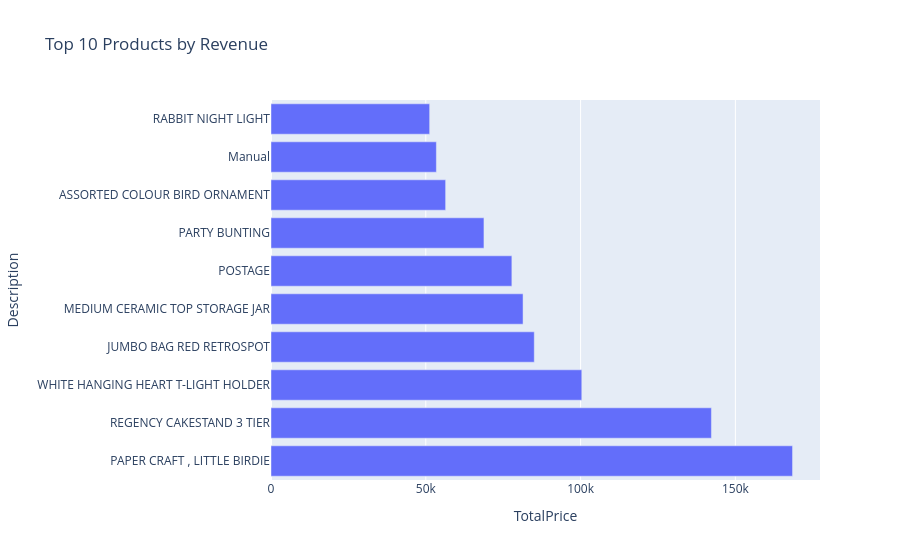

Write notebook code for a chart like this one.
### Code cell
fig = px.bar(
    top_products.head(10).reset_index(),
    x='TotalPrice',
    y='Description',
    orientation='h',
    title='Top 10 Products by Revenue'
)

fig.show() # Plot the top 10 products by revenue using an interactive horizontal bar chart for better visualization of product performance

### Figure 1 — Plotly figure (JSON) as saved in the notebook; plotly's stock layout.template omitted (floating-point values rounded to 4 significant figures)
{"data": [{"hovertemplate": "TotalPrice=%{x}<br>Description=%{y}<extra></extra>", "legendgroup": "", "marker": {"color": "#636efa", "pattern": {"shape": ""}}, "name": "", "orientation": "h", "showlegend": false, "textposition": "auto", "type": "bar", "x": [168500.0, 142300.0, 100400.0, 85040.0, 81420.0, 77800.0, 68790.0, 56410.0, 53420.0, 51250.0], "xaxis": "x", "y": ["PAPER CRAFT , LITTLE BIRDIE", "REGENCY CAKESTAND 3 TIER", "WHITE HANGING HEART T-LIGHT HOLDER", "JUMBO BAG RED RETROSPOT", "MEDIUM CERAMIC TOP STORAGE JAR", "POSTAGE", "PARTY BUNTING", "ASSORTED COLOUR BIRD ORNAMENT", "Manual", "RABBIT NIGHT LIGHT"], "yaxis": "y"}], "layout": {"barmode": "relative", "legend": {"tracegroupgap": 0}, "title": {"text": "Top 10 Products by Revenue"}, "xaxis": {"anchor": "y", "domain": [0, 1], "title": {"text": "TotalPrice"}}, "yaxis": {"anchor": "x", "domain": [0, 1], "title": {"text": "Description"}}}}
